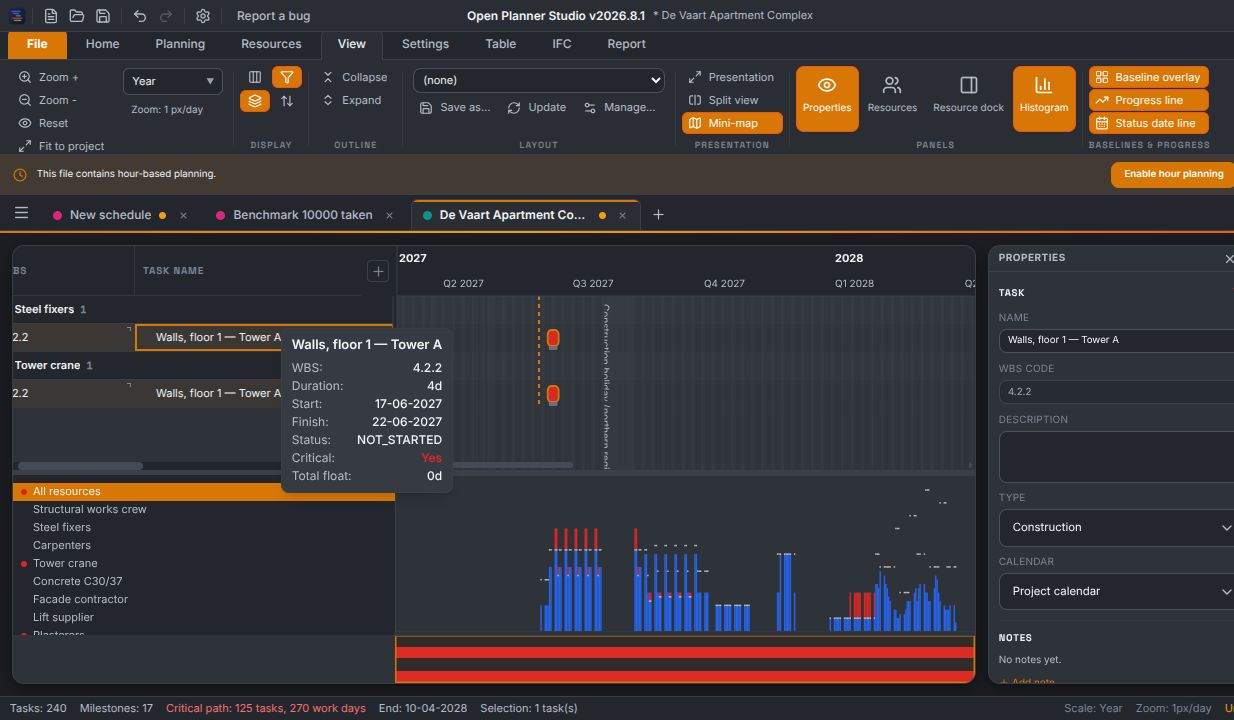
#> input picture artifacts/tabel-overhaul/17-resource-groups-duplicate-task-en-dark.jpg, 1234 x 720 px
$ python -i bovenvlak_wit.py   (imports and definitions only)
#> lines starting #> are read from the running program, lines starting #| are printed output that depends on the picture; after the words box and inside, x2 and y2 are one past the last pixel; in counts of white or black regions, pixels touching at a corner belong together
"""Kleur het bovenvlak van het Open Planner Studio-kubuslogo wit (besluit eigenaar 2026-10-23).
Gebruik: python3 bovenvlak_wit.py <in.png> <uit.png>
Het bovenvlak is vlak #594124; de randpixels zijn een menging van dat bruin en de amber contour (#F59E0B).
Per pixel: projecteer op de lijn bruin→amber, en vervang het bruine aandeel door wit."""
import sys
import numpy as np
from PIL import Image

BRUIN = np.array([0x59, 0x41, 0x24], float)
AMBER = np.array([0xF5, 0x9E, 0x0B], float)
WIT = np.array([255, 255, 255], float)

def main(src, dst):
#> called with dst = 'out.png'
    im = np.asarray(Image.open(src).convert("RGBA")).astype(float)
    rgb, a = im[..., :3], im[..., 3]
#> a: shape (720, 1234) float64; every value is 255
    d = AMBER - BRUIN
    t = np.clip(((rgb - BRUIN) @ d) / (d @ d), 0, 1)           # 0 = bruin, 1 = amber
    proj = BRUIN + t[..., None] * d
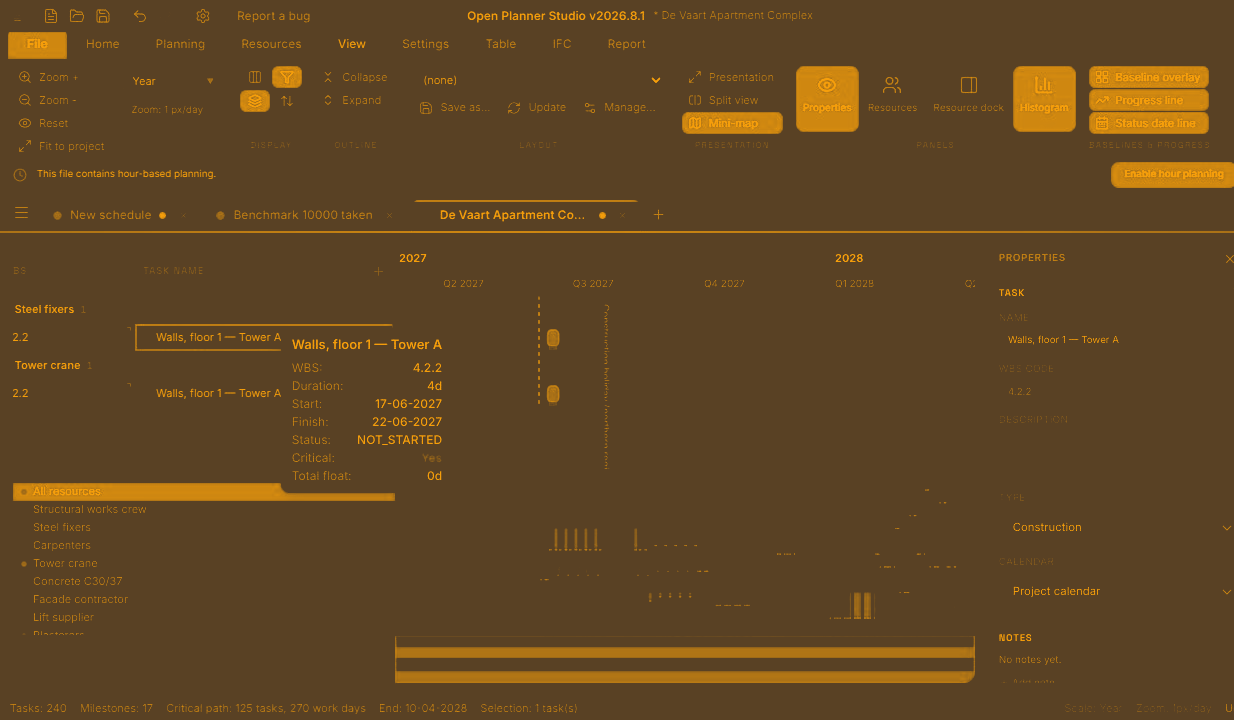
#> proj: shape (720, 1234, 3) float64; mean of channels 0, 1, 2 96.4, 69.4, 34.8; drawn as R, G, B
    afstand = np.linalg.norm(rgb - proj, axis=-1)
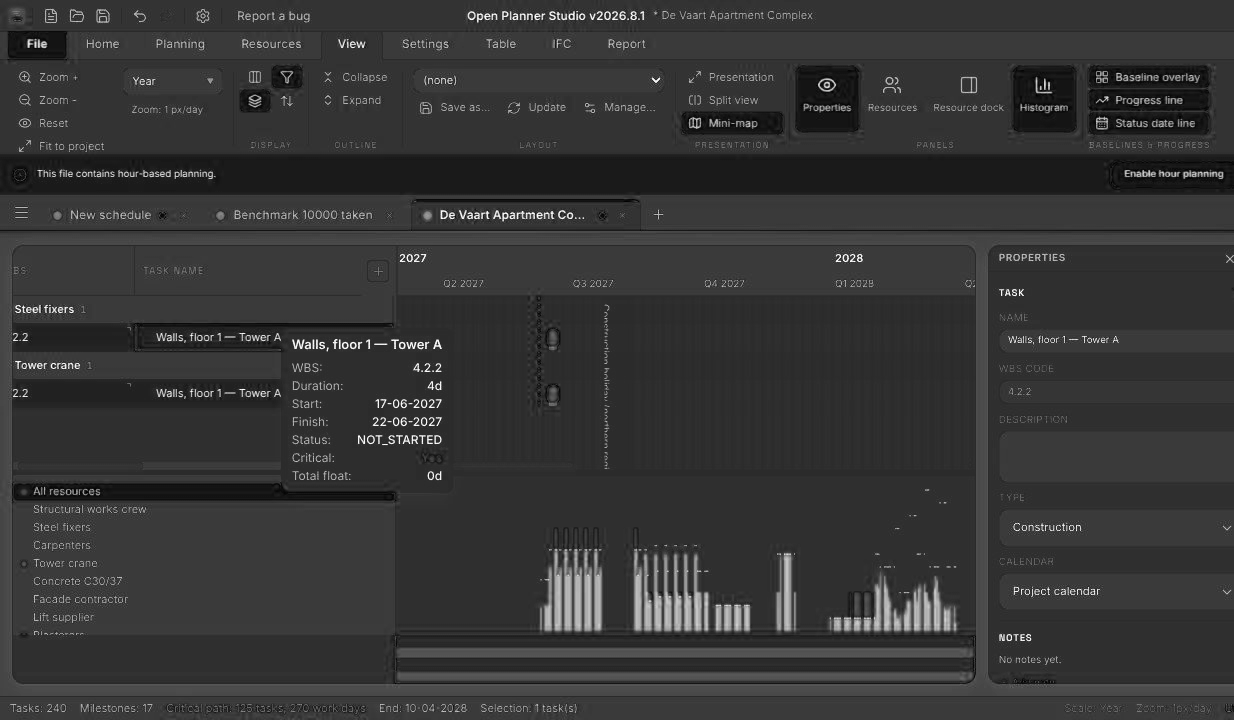
#> afstand: shape (720, 1234) float64; min 0.8, max 262.8, mean 56.4; drawn with min black and max white
    # alleen pixels die echt op de lijn bruin–amber liggen, met een bruin aandeel, en (bijna) dekkend
    raak = (afstand < 14) & (t < 0.97) & (a > 200)
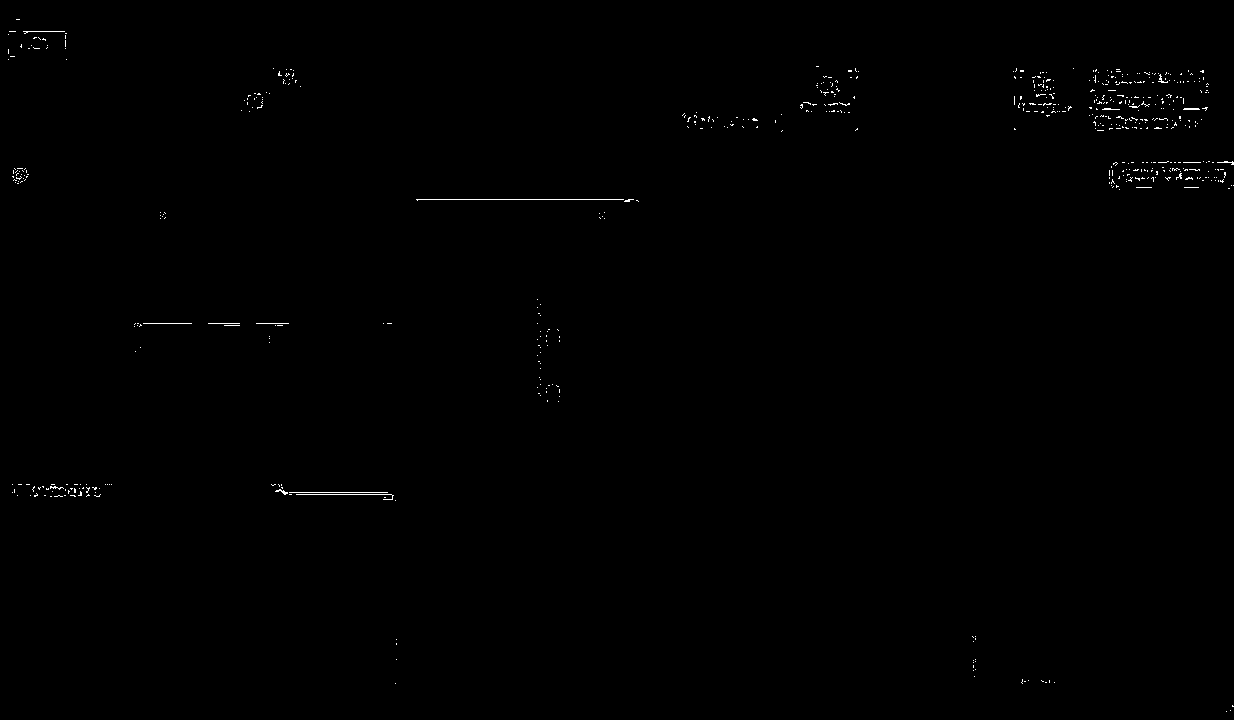
#> raak: shape (720, 1234) bool; 0.29% white in thin lines or dots
    # het bovenvlak is één samenhangend gebied: houd alleen de grootste component van de bruine kern + zijn rand
    from scipy import ndimage
    kern = raak & (t < 0.15)
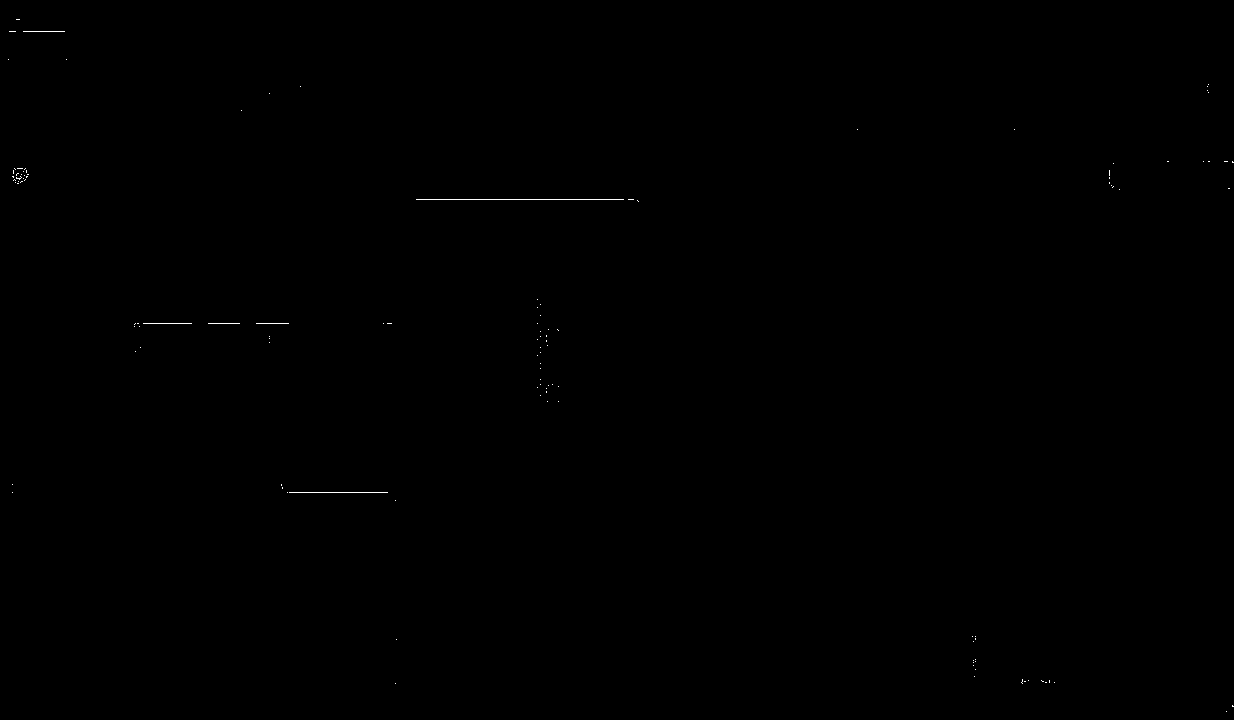
#> kern: shape (720, 1234) bool; 0.08% white in thin lines or dots
    lab, n = ndimage.label(kern)
#> lab: shape (720, 1234) int32; 139 distinct labels, from 0 to 138
#> n = 138
    if n == 0:
        raise SystemExit("geen bovenvlak gevonden")
    groot = lab == (np.bincount(lab.ravel())[1:].argmax() + 1)
#> groot: shape (720, 1234) bool; 0.02% white in thin lines or dots, all inside (x1, y1, x2, y2) = (416, 199, 624, 200)
    gebied = ndimage.binary_dilation(groot, iterations=6) & raak
#> gebied: shape (720, 1234) bool; 0.02% white in thin lines or dots, all inside (x1, y1, x2, y2) = (416, 199, 630, 202)
    nieuw = rgb.copy()
    nieuw[gebied] = (WIT + t[gebied][:, None] * (AMBER - WIT))
    uit = np.dstack([nieuw, a]).round().clip(0, 255).astype(np.uint8)
    Image.fromarray(uit, "RGBA").save(dst, optimize=True)
    print(f"{gebied.sum()} pixels omgekleurd in {src} -> {dst}")
#| 219 pixels omgekleurd in ../../artifacts/tabel-overhaul/17-resource-groups-duplicate-task-en-dark.jpg -> out.png

# [2 lines not run here, left out]

>>> result = main('../../artifacts/tabel-overhaul/17-resource-groups-duplicate-task-en-dark.jpg', 'out.png')
